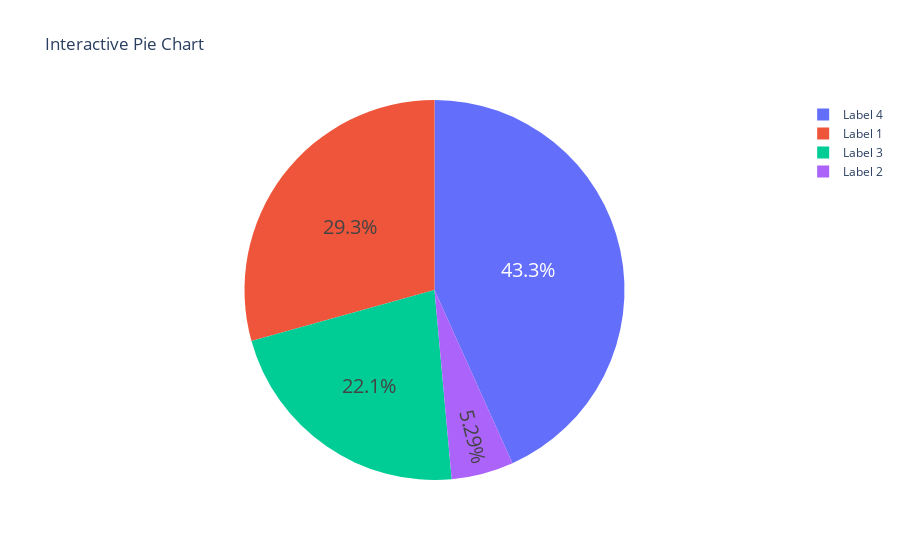

Source (notebook cell):
### Code cell
#Q21 Using Plotly, create an interactive pie chart of randomly generated data, add labels and percentages, set
# the title as 'Interactive Pie Chart'.
import plotly.graph_objs as go
import numpy as np

# Generate random data for the pie chart
labels = ['Label 1', 'Label 2', 'Label 3', 'Label 4']
values = np.random.randint(1, 100, size=len(labels))

# Create a Plotly pie trace for the pie chart
trace = go.Pie(labels=labels, values=values, hoverinfo='label+percent', textinfo='percent', textfont=dict(size=20))

# Customize the layout
layout = go.Layout(title='Interactive Pie Chart')

# Create a Plotly figure combining data and layout
fig = go.Figure(data=[trace], layout=layout)

# Display the plot
fig.show()

### Figure 1 — Plotly figure (JSON) as saved in the notebook; plotly's stock layout.template omitted (floating-point values rounded to 4 significant figures)
{"data": [{"hoverinfo": "label+percent", "labels": ["Label 1", "Label 2", "Label 3", "Label 4"], "textfont": {"size": 20}, "textinfo": "percent", "type": "pie", "values": [61, 11, 46, 90]}], "layout": {"title": {"text": "Interactive Pie Chart"}}}
